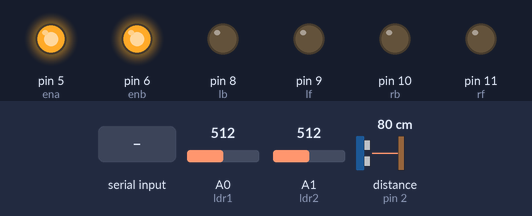
A sketch run on a simulated Arduino Uno, built with avr-gcc and run on an emulated ATmega328P. On the bench: output pins drawn as LEDs (lit = HIGH). Wiring (inferred from the names in the program): ultrasonic range finder: trigger pin 3; echo pin 2. The test bench sets the inputs (shaded band); at power-on: distance to the obstacle (sensor on pin 2) 80 cm, A0 (ldr1) = 512, A1 (ldr2) = 512. The echo pulse lasts 58.3 µs per cm; pins used as bus, display or sensor lines are not drawn; what the sketch prints to the serial monitor is not drawn.

Above: at 1.3 s.
1.4 s: distance to the obstacle (sensor on pin 2) set to 18 cm
2.9 s: distance to the obstacle (sensor on pin 2) set to 14 cm
At 3.8 s:
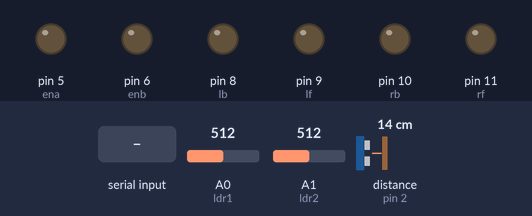
4.5 s: byte 30 received over Serial
At 5.2 s:
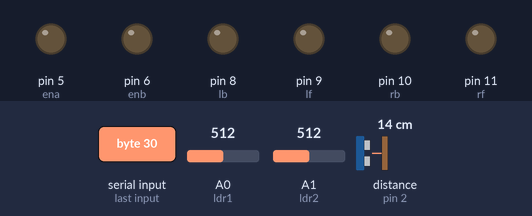
6.1 s: distance to the obstacle (sensor on pin 2) set to 35 cm
At 6.6 s:
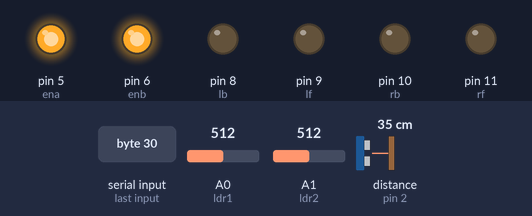
7.6 s: byte 90 received over Serial
At 8.1 s:
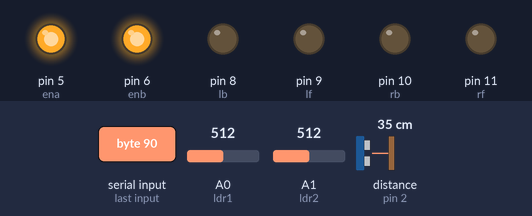
9.2 s: distance to the obstacle (sensor on pin 2) set to 2 cm
At 9.6 s:
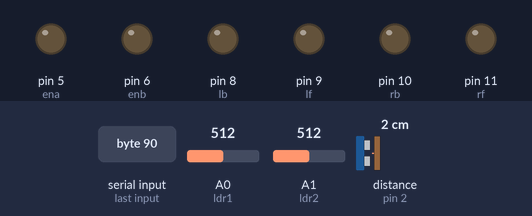
Timing chart, 0 to 11.7 s (numbered marks = the images above; inputs shaded):
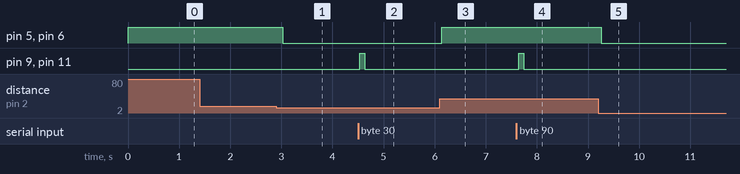

The sketch:

IEEE_Robofest_task1.ino
```cpp
#define ena 5
#define enb 6
#define lb 8
#define lf 9
#define rb 10
#define rf 11
#define del 100
#define ldr1 A0
#define ldr2 A1

// defines pins numbers
const int trigPin = 3;  //D4
const int echoPin = 2;  //D3

// defines variables
long duration;
float distance;


void setup() {
  // put your setup code here, to run once:
  Serial.begin(9600);
  pinMode(ena, OUTPUT);
  pinMode(enb, OUTPUT);
  pinMode(lf, OUTPUT);
  pinMode(lb, OUTPUT);
  pinMode(rf, OUTPUT);
  pinMode(rb, OUTPUT);
  analogWrite(ena, 255);
  analogWrite(enb, 255);
  pinMode (ldr1, INPUT);
  pinMode (ldr2, INPUT);

  pinMode(trigPin, OUTPUT); // Sets the trigPin as an Output
  pinMode(echoPin, INPUT); // Sets the echoPin as an Input
  Serial.begin(9600); // Starts the serial communication
}
void loop() {
   // Sets the trigPin on HIGH state for 10 micro seconds
digitalWrite(trigPin, HIGH);
delayMicroseconds(10);
digitalWrite(trigPin, LOW);

// Reads the echoPin, returns the sound wave travel time in microseconds
duration = pulseIn(echoPin, HIGH);

// Calculating the distance
distance= duration*0.034/2;
//Serial.println(distance);
if (distance < 15)  {
    digitalWrite(ena, LOW);
digitalWrite(enb, LOW);
  }
  else {
    digitalWrite(ena, HIGH);
digitalWrite(enb, HIGH);
  }

int LDRval1 = analogRead (ldr1);
int LDRval2 = analogRead (ldr2);

//int LDRval1 = 10;
//int LDRval2 = 50;
Serial.println(LDRval1);
Serial.println(LDRval2);

delay(500);
 // Clears the trigPin
  digitalWrite(trigPin, LOW);
  delayMicroseconds(2);
  // put your main code here, to run repeatedly:
  if (Serial.available()>0){
    char cg = Serial.read();
    //Serial.println(cg);
    if (LDRval1>25 && LDRval2>25){
      digitalWrite(lf, HIGH);
      digitalWrite(lb, LOW);
      digitalWrite(rf, HIGH);
      digitalWrite(rb, LOW);
      delay(del);
      digitalWrite(lf, LOW);
      digitalWrite(lb, LOW);
      digitalWrite(rf, LOW);
      digitalWrite(rb, LOW);
    }


    if (LDRval1<25 && LDRval2>25){
      digitalWrite(lf, LOW);
      digitalWrite(lb, HIGH);
      digitalWrite(rf, HIGH);
      digitalWrite(rb, LOW);
      delay(del);
      digitalWrite(lf, LOW);
      digitalWrite(lb, LOW);
      digitalWrite(rf, LOW);
      digitalWrite(rb, LOW);
    }
    if (LDRval1>25 && LDRval2<25){
      digitalWrite(lf, HIGH);
      digitalWrite(lb, LOW);
      digitalWrite(rf, LOW);
      digitalWrite(rb, HIGH);
      delay(del);
      digitalWrite(lf, LOW);
      digitalWrite(lb, LOW);
      digitalWrite(rf, LOW);
      digitalWrite(rb, LOW);
    }
    if (LDRval1<25 && LDRval2<25){
      digitalWrite(lf, LOW);
      digitalWrite(lb, LOW);
      digitalWrite(rf, LOW);
      digitalWrite(rb, LOW);
      delay(del);
    }
  }
}
```

Measured:
- the behaviour switches between 16 and 15 cm on distance to the obstacle (sensor on pin 2) (found by bisection; images 0 and 1)
- after the input at 1.4 s, every drawn part: stays the same
- after the input at 2.9 s, pin 5 (ena), pin 6 (enb): HIGH → LOW after 0.13 s
- after the input at 4.5 s, pin 9 (lf), pin 11 (rf): LOW → HIGH at once, → LOW 0.10 s later
- after the input at 6.1 s, pin 5 (ena), pin 6 (enb): LOW → HIGH at once
- after the input at 7.6 s, pin 9 (lf), pin 11 (rf): LOW → HIGH at once, → LOW 0.10 s later
- after the input at 9.2 s, pin 5 (ena), pin 6 (enb): HIGH → LOW after 0.06 s
